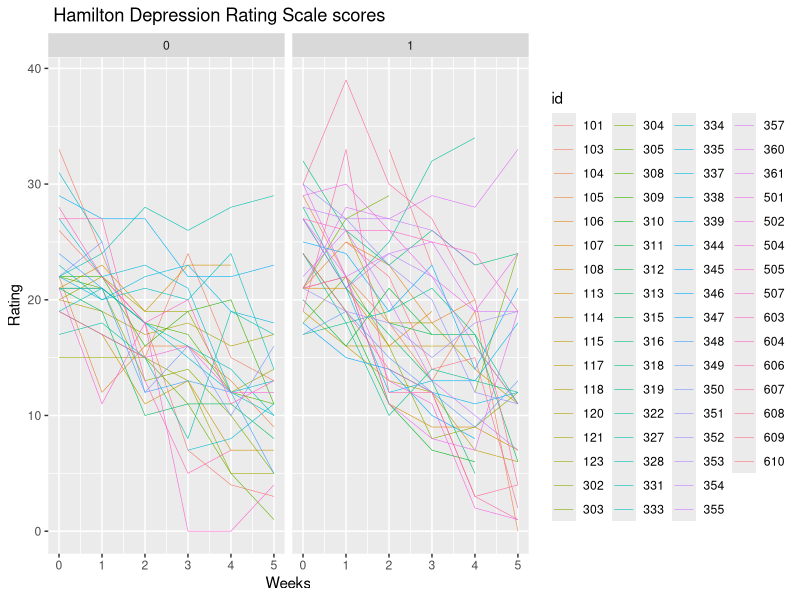
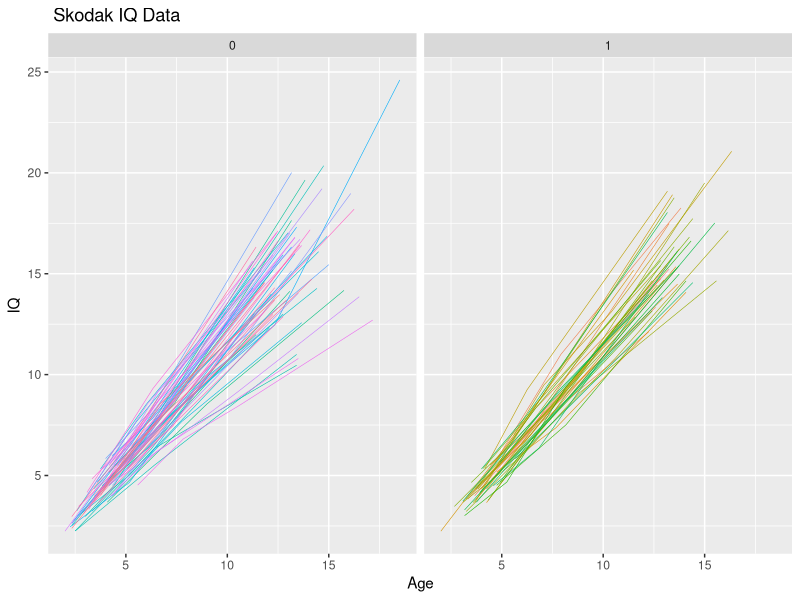

R code for these plots, in order:
## ---- chunk 1
library("data.table")
library("tidyr")
library("dplyr")
library("ggplot2")
library("nlme")
## ---- chunk 2
df_wide <- fread("hdrs.txt", na.strings = ".")
df_wide
## ---- chunk 3
colnames(df_wide) <- c("id",  "group", "0", "1", "2", "3", "4", "5")

df_long <- gather(data = df_wide ,
                         key = "week",
                         value = "score",
                         3:8)

# change type of variables into factors
df_long  <- within(df_long, {
  id <- factor(id)
  week <- as.integer(week)
})

df_long
## ---- chunk 4
 ggplot(data = df_long, aes(x = week , y = score, group = id)) +
  geom_line(aes(colour = id), size = 0.2) +
  facet_grid(. ~ group) + 
  xlab("Weeks") +
  ylab("Rating") +
  ggtitle(" Hamilton Depression Rating Scale scores") 
## ---- chunk 5
df_long_filtered  <- na.omit(df_long)
df_long_filtered
## ---- chunk 6
glsREML <- gls(score ~ week + group + week*group, 
            data = df_long_filtered , 
            correlation = corSymm(form = ~ 1 |id),
            weights = varIdent(form = ~ 1 | week),
            method = "REML")

summary(glsREML)
## ---- chunk 7
glsML <- update(glsREML, method = "ML")
summary(glsML)
## ---- chunk 8
skodak_wide <- fread("skodak.txt", na.strings = ".")
skodak_wide
## ---- chunk 9

skodak_long  <- reshape(skodak_wide, 
                        direction = "long", 
                        idvar = c("id", "gender"),
                        varying = list(c(3:6), c(7:10)), 
                        v.names = c("age", "iq"), 
                        times = c("1", "2", "3", "4"))

# change type of variables into factors
skodak_long <- within(skodak_long, {
  id <- factor(id)
  gender <- factor(gender)
  time <- factor(time)
})
skodak_long 
## ---- chunk 10
skodak_long_filtered  <- skodak_long %>% na.omit() %>% arrange(id)
skodak_long_filtered 
## ---- chunk 11
 ggplot(data = skodak_long_filtered , 
        aes(x = age , y = iq, group = id)) +
  geom_line(aes(colour = id), size = 0.2) +
  facet_grid(. ~ gender) + 
  xlab("Age") +
  ylab("IQ") +
  ggtitle(" Skodak IQ Data") +
  theme(legend.position = "none")
## ---- chunk 12
glsREML <- gls(iq ~ age , 
            data = skodak_long_filtered , 
            correlation = corSymm(form = ~ 1 |id),
            weights = varIdent(form = ~ 1 | time),
            method = "ML")

summary(glsREML)
